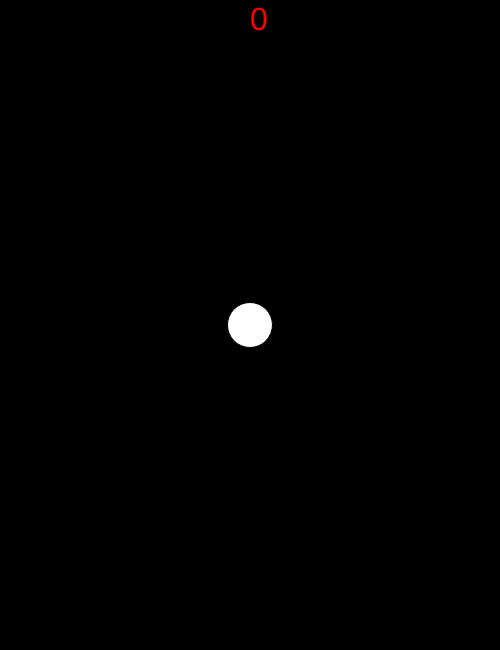
Frame 1 (no input)
Frame 60 (no input): identical to frame 1, image omitted
Frame 120 (the mouse pressed at the canvas centre since frame 60): identical to frame 1, image omitted

The p5.js sketch that drew this single still picture (run headless with seeded random() and noise() and a simulated clock; from frame 60 on, the mouse is pressed at the canvas centre):

// p5.js sketch
// ── sketch.js
let bird;
let HEIGHT = 650;
let WIDTH = 500  ;
let wallList = [];
let gameOver = false
let gameStart = false;
let score = 0;

function setup(){
    createCanvas(WIDTH,HEIGHT);
    bird = new Bird();
    wallList = [];
}

function draw(){
    background(0,0,0);
    
    bird.update();
    bird.display();

    for (let wall of wallList){
        if (!gameOver && wall.update()){
            wallList.pop();
        }  
        wall.display();
        if(collision(bird, wall)) {
            gameOver = true;
        }
    }
    fill(255,0,0)
    textSize(32)
    text(score, WIDTH / 2, 30);
    fill(255,255,255)
}


function keyPressed(){
    if (!gameOver){
        if (keyCode == 32){
            bird.dy  = -10 ;
            bird.acceleration = 0.6
        }
    }
    if (!gameStart && keyCode ==32){
        gameStart = true;
        let clock = setInterval(() => {
            let wall = new Wall();
            wallList.unshift(wall);
        }, 1500);
    }
}

class Wall{
    constructor(){
        this.variance = (random() - 0.5) * 800 ;
        this.thickness = 80;
        this.dx = 10;
        this.x = WIDTH;
        this.gap = 180 ;
        this.velocity = -2.2;
        this.pointGiven = false;
    }

    display(){
        rectMode(CORNERS);
        rect(this.x, 0, this.x + this.thickness, (HEIGHT / 2) - this.variance - this.gap / 2);
        rect(this.x, HEIGHT, this.x + this.thickness, (HEIGHT / 2) - this.variance + this.gap /2);
    }

    update(){
        this.x += this.velocity;
        if (this.x < 0 - this.thickness){
            return true;
        }
        if (this.x + this.thickness < WIDTH /2 ){
            if (!this.pointGiven){
                this.pointGiven = true;
                score++;
            }
        }
    }

}
 
class Bird{
    constructor(){
        this.y = HEIGHT / 2;
        this.x = WIDTH / 2;
        this.radius = 45  ;
        this.dy = 0;
        this.acceleration = 0 ;
    }

    update(){
        this.y += this.dy;
        this.dy += this.acceleration;
        if (this.y > HEIGHT - this.radius / 2){
            this.dy = 0;
            this.y = HEIGHT - this.radius / 2;
        }
    }

    display(){
        ellipse(this.x, this.y, this.radius, this.radius);
    }
}

function collision(bird, wall){

    closest_x = bird.x;
    closest_y = bird.y;
    
    if (closest_x < wall.x){
        closest_x = wall.x;
    } else if (closest_x > wall.x + wall.thickness){
        closest_x = wall.x + wall.thickness;
    }

    if (closest_y > (HEIGHT / 2) - wall.variance - wall.gap / 2){
        closest_y = (HEIGHT / 2) - wall.variance - wall.gap / 2;
    }

    let distance = Math.pow(bird.x - closest_x, 2) + Math.pow(bird.y - closest_y, 2);
    if (distance > Math.pow((bird.radius / 2), 2)){
        closest_y = bird.y;
    if (closest_y < (HEIGHT / 2) - wall.variance + wall.gap / 2){
            closest_y = (HEIGHT / 2) - wall.variance + wall.gap / 2;
        }

        let distance = Math.pow(bird.x - closest_x, 2) + Math.pow(bird.y - closest_y, 2);
        return !(distance > Math.pow((bird.radius / 2), 2));

    } else{
        return true;
    }
}
